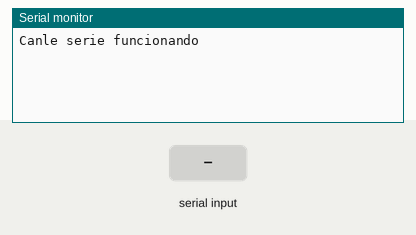
Recording of a sketch running on a simulated Arduino Uno, built with avr-gcc and run on an emulated ATmega328P. Parts: the last lines printed to the serial monitor. The inputs (shaded band) are chosen by the test bench.

Above: at 1.2 s.
1.3 s: "1" received over the second serial link
At 2.1 s:
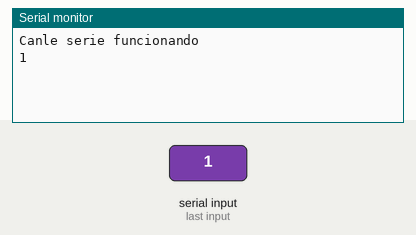
2.8 s: "0" received over the second serial link
At 3.3 s:
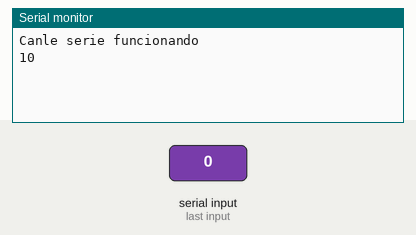

Measured:
- after the input at 1.3 s, the serial monitor: prints a new line at once (image 1)
- after the input at 2.8 s, the serial monitor: prints a new line at once (image 2)

The sketch:

SoftwareSerial.ino
```cpp
/* SoftwareSerial
 * Abre unha canle serie nos pines especificados
 * Usamos dous dos de libre disposición
 * D4 como RXD,
 * D7 como TXD
 */
#include <SoftwareSerial.h> //Librería incluída no IDE

#define BaudRate 38400 // Velocidade de comunicacións

SoftwareSerial SoftSerial(4, 7); // Asina os pines 4 RXD, 7 TXD

void setup() {
    Serial.begin(BaudRate); // Inicializa o porto de comunicacións
    Serial.println("Canle serie funcionando"); // Mensaxe de cortesía
    SoftSerial.begin(BaudRate); // Inicializa o porto de comunicacións software

 }
void loop() {
  if (SoftSerial.available()) { // Si ten datos SoftSer.os pasa a canle normal
    Serial.write(SoftSerial.read());
     }
  if (Serial.available()) {
    SoftSerial.write(Serial.read()); // Si ten datos  os pasa a canle Softw
 }
}
```
